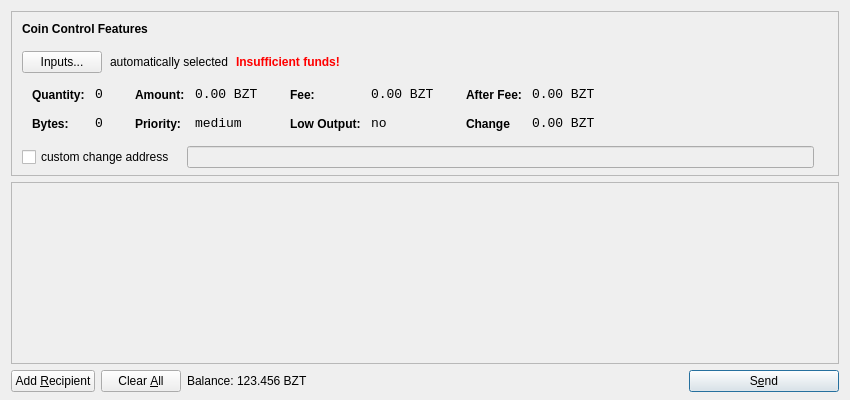
<?xml version="1.0" encoding="UTF-8"?>
<ui version="4.0">
 <class>SendCoinsDialog</class>
 <widget class="QDialog" name="SendCoinsDialog">
  <property name="geometry">
   <rect>
    <x>0</x>
    <y>0</y>
    <width>850</width>
    <height>400</height>
   </rect>
  </property>
  <property name="windowTitle">
   <string>Send Coins</string>
  </property>
  <layout class="QVBoxLayout" name="verticalLayout" stretch="0,1,0">
   <property name="bottomMargin">
    <number>8</number>
   </property>
   <item>
    <widget class="QFrame" name="frameCoinControl">
     <property name="sizePolicy">
      <sizepolicy hsizetype="Expanding" vsizetype="Expanding">
       <horstretch>0</horstretch>
       <verstretch>0</verstretch>
      </sizepolicy>
     </property>
     <property name="maximumSize">
      <size>
       <width>16777215</width>
       <height>16777215</height>
      </size>
     </property>
     <property name="frameShape">
      <enum>QFrame::StyledPanel</enum>
     </property>
     <property name="frameShadow">
      <enum>QFrame::Sunken</enum>
     </property>
     <layout class="QVBoxLayout" name="verticalLayoutCoinControl2">
      <property name="spacing">
       <number>6</number>
      </property>
      <property name="leftMargin">
       <number>0</number>
      </property>
      <property name="topMargin">
       <number>0</number>
      </property>
      <property name="rightMargin">
       <number>0</number>
      </property>
      <property name="bottomMargin">
       <number>6</number>
      </property>
      <item>
       <layout class="QVBoxLayout" name="verticalLayoutCoinControl" stretch="0,0,0,0,1">
        <property name="spacing">
         <number>0</number>
        </property>
        <property name="leftMargin">
         <number>10</number>
        </property>
        <property name="topMargin">
         <number>10</number>
        </property>
        <item>
         <layout class="QHBoxLayout" name="horizontalLayoutCoinControl1">
          <property name="bottomMargin">
           <number>15</number>
          </property>
          <item>
           <widget class="QLabel" name="labelCoinControlFeatures">
            <property name="sizePolicy">
             <sizepolicy hsizetype="Preferred" vsizetype="Maximum">
              <horstretch>0</horstretch>
              <verstretch>0</verstretch>
             </sizepolicy>
            </property>
            <property name="font">
             <font>
              <weight>75</weight>
              <bold>true</bold>
             </font>
            </property>
            <property name="styleSheet">
             <string notr="true">font-weight:bold;</string>
            </property>
            <property name="text">
             <string>Coin Control Features</string>
            </property>
           </widget>
          </item>
         </layout>
        </item>
        <item>
         <layout class="QHBoxLayout" name="horizontalLayoutCoinControl2" stretch="0,0,0,0">
          <property name="spacing">
           <number>8</number>
          </property>
          <property name="bottomMargin">
           <number>10</number>
          </property>
          <item>
           <widget class="QPushButton" name="pushButtonCoinControl">
            <property name="styleSheet">
             <string notr="true"/>
            </property>
            <property name="text">
             <string>Inputs...</string>
            </property>
           </widget>
          </item>
          <item>
           <widget class="QLabel" name="labelCoinControlAutomaticallySelected">
            <property name="text">
             <string>automatically selected</string>
            </property>
            <property name="margin">
             <number>5</number>
            </property>
           </widget>
          </item>
          <item>
           <widget class="QLabel" name="labelCoinControlInsuffFunds">
            <property name="font">
             <font>
              <weight>75</weight>
              <bold>true</bold>
             </font>
            </property>
            <property name="styleSheet">
             <string notr="true">color:red;font-weight:bold;</string>
            </property>
            <property name="text">
             <string>Insufficient funds!</string>
            </property>
            <property name="margin">
             <number>5</number>
            </property>
           </widget>
          </item>
          <item>
           <spacer name="horizontalSpacerCoinControl">
            <property name="orientation">
             <enum>Qt::Horizontal</enum>
            </property>
            <property name="sizeHint" stdset="0">
             <size>
              <width>40</width>
              <height>1</height>
             </size>
            </property>
           </spacer>
          </item>
         </layout>
        </item>
        <item>
         <widget class="QWidget" name="widgetCoinControl" native="true">
          <property name="sizePolicy">
           <sizepolicy hsizetype="Preferred" vsizetype="Preferred">
            <horstretch>0</horstretch>
            <verstretch>0</verstretch>
           </sizepolicy>
          </property>
          <property name="minimumSize">
           <size>
            <width>0</width>
            <height>0</height>
           </size>
          </property>
          <property name="styleSheet">
           <string notr="true"/>
          </property>
          <layout class="QHBoxLayout" name="horizontalLayoutCoinControl5">
           <property name="margin">
            <number>0</number>
           </property>
           <item>
            <layout class="QHBoxLayout" name="horizontalLayoutCoinControl3" stretch="0,0,0,1">
             <property name="spacing">
              <number>20</number>
             </property>
             <property name="topMargin">
              <number>0</number>
             </property>
             <property name="bottomMargin">
              <number>10</number>
             </property>
             <item>
              <layout class="QFormLayout" name="formLayoutCoinControl1">
               <property name="horizontalSpacing">
                <number>10</number>
               </property>
               <property name="verticalSpacing">
                <number>14</number>
               </property>
               <property name="leftMargin">
                <number>10</number>
               </property>
               <property name="topMargin">
                <number>4</number>
               </property>
               <property name="rightMargin">
                <number>6</number>
               </property>
               <item row="0" column="0">
                <widget class="QLabel" name="labelCoinControlQuantityText">
                 <property name="styleSheet">
                  <string notr="true">font-weight:bold;</string>
                 </property>
                 <property name="text">
                  <string>Quantity:</string>
                 </property>
                 <property name="margin">
                  <number>0</number>
                 </property>
                </widget>
               </item>
               <item row="0" column="1">
                <widget class="QLabel" name="labelCoinControlQuantity">
                 <property name="font">
                  <font>
                   <family>Monospace</family>
                   <pointsize>10</pointsize>
                  </font>
                 </property>
                 <property name="cursor">
                  <cursorShape>IBeamCursor</cursorShape>
                 </property>
                 <property name="contextMenuPolicy">
                  <enum>Qt::ActionsContextMenu</enum>
                 </property>
                 <property name="text">
                  <string>0</string>
                 </property>
                 <property name="margin">
                  <number>0</number>
                 </property>
                 <property name="textInteractionFlags">
                  <set>Qt::LinksAccessibleByMouse|Qt::TextSelectableByKeyboard|Qt::TextSelectableByMouse</set>
                 </property>
                </widget>
               </item>
               <item row="1" column="0">
                <widget class="QLabel" name="labelCoinControlBytesText">
                 <property name="styleSheet">
                  <string notr="true">font-weight:bold;</string>
                 </property>
                 <property name="text">
                  <string>Bytes:</string>
                 </property>
                </widget>
               </item>
               <item row="1" column="1">
                <widget class="QLabel" name="labelCoinControlBytes">
                 <property name="font">
                  <font>
                   <family>Monospace</family>
                   <pointsize>10</pointsize>
                  </font>
                 </property>
                 <property name="cursor">
                  <cursorShape>IBeamCursor</cursorShape>
                 </property>
                 <property name="contextMenuPolicy">
                  <enum>Qt::ActionsContextMenu</enum>
                 </property>
                 <property name="text">
                  <string>0</string>
                 </property>
                 <property name="textInteractionFlags">
                  <set>Qt::LinksAccessibleByMouse|Qt::TextSelectableByKeyboard|Qt::TextSelectableByMouse</set>
                 </property>
                </widget>
               </item>
              </layout>
             </item>
             <item>
              <layout class="QFormLayout" name="formLayoutCoinControl2">
               <property name="horizontalSpacing">
                <number>10</number>
               </property>
               <property name="verticalSpacing">
                <number>14</number>
               </property>
               <property name="leftMargin">
                <number>6</number>
               </property>
               <property name="topMargin">
                <number>4</number>
               </property>
               <property name="rightMargin">
                <number>6</number>
               </property>
               <item row="0" column="0">
                <widget class="QLabel" name="labelCoinControlAmountText">
                 <property name="styleSheet">
                  <string notr="true">font-weight:bold;</string>
                 </property>
                 <property name="text">
                  <string>Amount:</string>
                 </property>
                 <property name="margin">
                  <number>0</number>
                 </property>
                </widget>
               </item>
               <item row="0" column="1">
                <widget class="QLabel" name="labelCoinControlAmount">
                 <property name="font">
                  <font>
                   <family>Monospace</family>
                   <pointsize>10</pointsize>
                  </font>
                 </property>
                 <property name="cursor">
                  <cursorShape>IBeamCursor</cursorShape>
                 </property>
                 <property name="contextMenuPolicy">
                  <enum>Qt::ActionsContextMenu</enum>
                 </property>
                 <property name="text">
                  <string>0.00 BZT</string>
                 </property>
                 <property name="textInteractionFlags">
                  <set>Qt::LinksAccessibleByMouse|Qt::TextSelectableByKeyboard|Qt::TextSelectableByMouse</set>
                 </property>
                </widget>
               </item>
               <item row="1" column="0">
                <widget class="QLabel" name="labelCoinControlPriorityText">
                 <property name="styleSheet">
                  <string notr="true">font-weight:bold;</string>
                 </property>
                 <property name="text">
                  <string>Priority:</string>
                 </property>
                </widget>
               </item>
               <item row="1" column="1">
                <widget class="QLabel" name="labelCoinControlPriority">
                 <property name="font">
                  <font>
                   <family>Monospace</family>
                   <pointsize>10</pointsize>
                  </font>
                 </property>
                 <property name="cursor">
                  <cursorShape>IBeamCursor</cursorShape>
                 </property>
                 <property name="contextMenuPolicy">
                  <enum>Qt::ActionsContextMenu</enum>
                 </property>
                 <property name="text">
                  <string>medium</string>
                 </property>
                 <property name="textInteractionFlags">
                  <set>Qt::LinksAccessibleByMouse|Qt::TextSelectableByKeyboard|Qt::TextSelectableByMouse</set>
                 </property>
                </widget>
               </item>
              </layout>
             </item>
             <item>
              <layout class="QFormLayout" name="formLayoutCoinControl3">
               <property name="horizontalSpacing">
                <number>10</number>
               </property>
               <property name="verticalSpacing">
                <number>14</number>
               </property>
               <property name="leftMargin">
                <number>6</number>
               </property>
               <property name="topMargin">
                <number>4</number>
               </property>
               <property name="rightMargin">
                <number>6</number>
               </property>
               <item row="0" column="0">
                <widget class="QLabel" name="labelCoinControlFeeText">
                 <property name="styleSheet">
                  <string notr="true">font-weight:bold;</string>
                 </property>
                 <property name="text">
                  <string>Fee:</string>
                 </property>
                 <property name="margin">
                  <number>0</number>
                 </property>
                </widget>
               </item>
               <item row="0" column="1">
                <widget class="QLabel" name="labelCoinControlFee">
                 <property name="font">
                  <font>
                   <family>Monospace</family>
                   <pointsize>10</pointsize>
                  </font>
                 </property>
                 <property name="cursor">
                  <cursorShape>IBeamCursor</cursorShape>
                 </property>
                 <property name="contextMenuPolicy">
                  <enum>Qt::ActionsContextMenu</enum>
                 </property>
                 <property name="text">
                  <string>0.00 BZT</string>
                 </property>
                 <property name="textInteractionFlags">
                  <set>Qt::LinksAccessibleByMouse|Qt::TextSelectableByKeyboard|Qt::TextSelectableByMouse</set>
                 </property>
                </widget>
               </item>
               <item row="1" column="0">
                <widget class="QLabel" name="labelCoinControlLowOutputText">
                 <property name="styleSheet">
                  <string notr="true">font-weight:bold;</string>
                 </property>
                 <property name="text">
                  <string>Low Output:</string>
                 </property>
                </widget>
               </item>
               <item row="1" column="1">
                <widget class="QLabel" name="labelCoinControlLowOutput">
                 <property name="font">
                  <font>
                   <family>Monospace</family>
                   <pointsize>10</pointsize>
                  </font>
                 </property>
                 <property name="cursor">
                  <cursorShape>IBeamCursor</cursorShape>
                 </property>
                 <property name="contextMenuPolicy">
                  <enum>Qt::ActionsContextMenu</enum>
                 </property>
                 <property name="text">
                  <string>no</string>
                 </property>
                 <property name="textInteractionFlags">
                  <set>Qt::LinksAccessibleByMouse|Qt::TextSelectableByKeyboard|Qt::TextSelectableByMouse</set>
                 </property>
                </widget>
               </item>
              </layout>
             </item>
             <item>
              <layout class="QFormLayout" name="formLayoutCoinControl4">
               <property name="horizontalSpacing">
                <number>10</number>
               </property>
               <property name="verticalSpacing">
                <number>14</number>
               </property>
               <property name="leftMargin">
                <number>6</number>
               </property>
               <property name="topMargin">
                <number>4</number>
               </property>
               <property name="rightMargin">
                <number>6</number>
               </property>
               <item row="0" column="0">
                <widget class="QLabel" name="labelCoinControlAfterFeeText">
                 <property name="styleSheet">
                  <string notr="true">font-weight:bold;</string>
                 </property>
                 <property name="text">
                  <string>After Fee:</string>
                 </property>
                 <property name="margin">
                  <number>0</number>
                 </property>
                </widget>
               </item>
               <item row="0" column="1">
                <widget class="QLabel" name="labelCoinControlAfterFee">
                 <property name="font">
                  <font>
                   <family>Monospace</family>
                   <pointsize>10</pointsize>
                  </font>
                 </property>
                 <property name="cursor">
                  <cursorShape>IBeamCursor</cursorShape>
                 </property>
                 <property name="contextMenuPolicy">
                  <enum>Qt::ActionsContextMenu</enum>
                 </property>
                 <property name="text">
                  <string>0.00 BZT</string>
                 </property>
                 <property name="textInteractionFlags">
                  <set>Qt::LinksAccessibleByMouse|Qt::TextSelectableByKeyboard|Qt::TextSelectableByMouse</set>
                 </property>
                </widget>
               </item>
               <item row="1" column="0">
                <widget class="QLabel" name="labelCoinControlChangeText">
                 <property name="styleSheet">
                  <string notr="true">font-weight:bold;</string>
                 </property>
                 <property name="text">
                  <string>Change</string>
                 </property>
                </widget>
               </item>
               <item row="1" column="1">
                <widget class="QLabel" name="labelCoinControlChange">
                 <property name="font">
                  <font>
                   <family>Monospace</family>
                   <pointsize>10</pointsize>
                  </font>
                 </property>
                 <property name="cursor">
                  <cursorShape>IBeamCursor</cursorShape>
                 </property>
                 <property name="contextMenuPolicy">
                  <enum>Qt::ActionsContextMenu</enum>
                 </property>
                 <property name="text">
                  <string>0.00 BZT</string>
                 </property>
                 <property name="textInteractionFlags">
                  <set>Qt::LinksAccessibleByMouse|Qt::TextSelectableByKeyboard|Qt::TextSelectableByMouse</set>
                 </property>
                </widget>
               </item>
              </layout>
             </item>
            </layout>
           </item>
          </layout>
         </widget>
        </item>
        <item>
         <layout class="QHBoxLayout" name="horizontalLayoutCoinControl4" stretch="0,0,0">
          <property name="spacing">
           <number>12</number>
          </property>
          <property name="sizeConstraint">
           <enum>QLayout::SetDefaultConstraint</enum>
          </property>
          <property name="topMargin">
           <number>5</number>
          </property>
          <property name="rightMargin">
           <number>5</number>
          </property>
          <item>
           <widget class="QCheckBox" name="checkBoxCoinControlChange">
            <property name="text">
             <string>custom change address</string>
            </property>
           </widget>
          </item>
          <item>
           <widget class="QLineEdit" name="lineEditCoinControlChange">
            <property name="enabled">
             <bool>false</bool>
            </property>
            <property name="sizePolicy">
             <sizepolicy hsizetype="Expanding" vsizetype="Fixed">
              <horstretch>0</horstretch>
              <verstretch>0</verstretch>
             </sizepolicy>
            </property>
           </widget>
          </item>
          <item>
           <widget class="QLabel" name="labelCoinControlChangeLabel">
            <property name="sizePolicy">
             <sizepolicy hsizetype="Preferred" vsizetype="Expanding">
              <horstretch>0</horstretch>
              <verstretch>0</verstretch>
             </sizepolicy>
            </property>
            <property name="minimumSize">
             <size>
              <width>0</width>
              <height>0</height>
             </size>
            </property>
            <property name="text">
             <string/>
            </property>
            <property name="margin">
             <number>3</number>
            </property>
           </widget>
          </item>
         </layout>
        </item>
        <item>
         <spacer name="verticalSpacerCoinControl">
          <property name="orientation">
           <enum>Qt::Vertical</enum>
          </property>
          <property name="sizeHint" stdset="0">
           <size>
            <width>800</width>
            <height>1</height>
           </size>
          </property>
         </spacer>
        </item>
       </layout>
      </item>
     </layout>
    </widget>
   </item>
   <item>
    <widget class="QScrollArea" name="scrollArea">
     <property name="widgetResizable">
      <bool>true</bool>
     </property>
     <widget class="QWidget" name="scrollAreaWidgetContents">
      <property name="geometry">
       <rect>
        <x>0</x>
        <y>0</y>
        <width>830</width>
        <height>162</height>
       </rect>
      </property>
      <layout class="QVBoxLayout" name="verticalLayout_2">
       <property name="margin">
        <number>0</number>
       </property>
       <item>
        <layout class="QVBoxLayout" name="entries">
         <property name="spacing">
          <number>6</number>
         </property>
        </layout>
       </item>
       <item>
        <spacer name="verticalSpacer">
         <property name="orientation">
          <enum>Qt::Vertical</enum>
         </property>
         <property name="sizeHint" stdset="0">
          <size>
           <width>20</width>
           <height>40</height>
          </size>
         </property>
        </spacer>
       </item>
      </layout>
     </widget>
    </widget>
   </item>
   <item>
    <layout class="QHBoxLayout" name="horizontalLayout">
     <item>
      <widget class="QPushButton" name="addButton">
       <property name="toolTip">
        <string>Send to multiple recipients at once</string>
       </property>
       <property name="text">
        <string>Add &amp;Recipient</string>
       </property>
       <property name="icon">
        <iconset resource="../bitcoin.qrc">
         <normaloff>:/icons/add</normaloff>:/icons/add</iconset>
       </property>
       <property name="autoDefault">
        <bool>false</bool>
       </property>
      </widget>
     </item>
     <item>
      <widget class="QPushButton" name="clearButton">
       <property name="sizePolicy">
        <sizepolicy hsizetype="Minimum" vsizetype="Fixed">
         <horstretch>0</horstretch>
         <verstretch>0</verstretch>
        </sizepolicy>
       </property>
       <property name="toolTip">
        <string>Remove all transaction fields</string>
       </property>
       <property name="text">
        <string>Clear &amp;All</string>
       </property>
       <property name="icon">
        <iconset resource="../bitcoin.qrc">
         <normaloff>:/icons/remove</normaloff>:/icons/remove</iconset>
       </property>
       <property name="autoRepeatDelay">
        <number>300</number>
       </property>
       <property name="autoDefault">
        <bool>false</bool>
       </property>
      </widget>
     </item>
     <item>
      <layout class="QHBoxLayout" name="horizontalLayout_2">
       <property name="spacing">
        <number>3</number>
       </property>
       <item>
        <widget class="QLabel" name="label">
         <property name="sizePolicy">
          <sizepolicy hsizetype="Preferred" vsizetype="Fixed">
           <horstretch>0</horstretch>
           <verstretch>0</verstretch>
          </sizepolicy>
         </property>
         <property name="text">
          <string>Balance:</string>
         </property>
        </widget>
       </item>
       <item>
        <widget class="QLabel" name="labelBalance">
         <property name="sizePolicy">
          <sizepolicy hsizetype="Preferred" vsizetype="Fixed">
           <horstretch>0</horstretch>
           <verstretch>0</verstretch>
          </sizepolicy>
         </property>
         <property name="cursor">
          <cursorShape>IBeamCursor</cursorShape>
         </property>
         <property name="text">
          <string>123.456 BZT</string>
         </property>
         <property name="textInteractionFlags">
          <set>Qt::LinksAccessibleByMouse|Qt::TextSelectableByKeyboard|Qt::TextSelectableByMouse</set>
         </property>
        </widget>
       </item>
      </layout>
     </item>
     <item>
      <spacer name="horizontalSpacer">
       <property name="orientation">
        <enum>Qt::Horizontal</enum>
       </property>
       <property name="sizeHint" stdset="0">
        <size>
         <width>40</width>
         <height>20</height>
        </size>
       </property>
      </spacer>
     </item>
     <item>
      <widget class="QPushButton" name="sendButton">
       <property name="minimumSize">
        <size>
         <width>150</width>
         <height>0</height>
        </size>
       </property>
       <property name="toolTip">
        <string>Confirm the send action</string>
       </property>
       <property name="text">
        <string>S&amp;end</string>
       </property>
       <property name="icon">
        <iconset resource="../bitcoin.qrc">
         <normaloff>:/icons/send</normaloff>:/icons/send</iconset>
       </property>
       <property name="default">
        <bool>true</bool>
       </property>
      </widget>
     </item>
    </layout>
   </item>
  </layout>
 </widget>
 <resources>
  <include location="../bitcoin.qrc"/>
 </resources>
 <connections/>
</ui>
